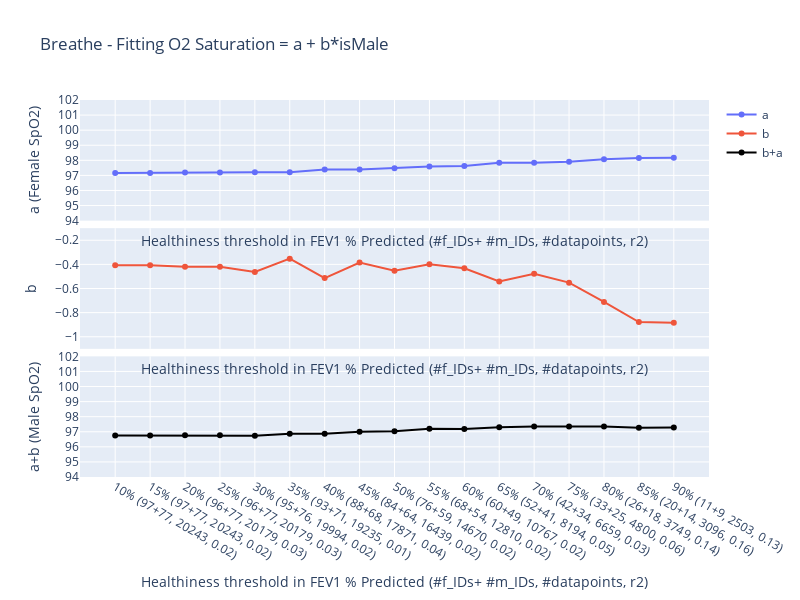

The notebook cell saved with this chart:
### Code cell
# Fit O2 Saturation = a + b*isMale
from sklearn import linear_model
from sklearn.model_selection import train_test_split
from plotly.subplots import make_subplots

with_height = False


def run_regression(df, with_height):
    if "Male" in df.Sex.unique():
        isMale = pd.get_dummies(df.Sex).Male
    else:
        isMale = np.zeros(len(df))

    if with_height:
        X = np.array([isMale, df["Height"]]).T
    else:
        X = np.array([isMale]).T

    Y = df["O2 Saturation"]

    X_train, X_test, Y_train, Y_test = train_test_split(
        X, Y, train_size=0.80, random_state=40
    )

    regr = (
        linear_model.LinearRegression()
    )  # Do not use fit_intercept = False if you have removed 1 column after dummy encoding
    regr.fit(X_train, Y_train)
    return regr, regr.score(X_test, Y_test)


health_thresholds = range(10, 95, 5)  # avg FEV1 % Predicted
a = []
b = []
if with_height:
    c = []
r2 = []
n_IDs = []
n_m_IDs = []
n_f_IDs = []
n_datapoints = []
valid_health_thresholds = []

for health_threshold in health_thresholds:
    df_healthiest = df[df["FEV1 % Predicted_avg"] >= health_threshold]

    if len(df_healthiest) == 0:
        continue

    n_IDs.append(len(df_healthiest.ID.unique()))
    n_m_IDs.append(len(df_healthiest[df_healthiest.Sex == "Male"].ID.unique()))
    n_f_IDs.append(len(df_healthiest[df_healthiest.Sex == "Female"].ID.unique()))
    n_datapoints.append(len(df_healthiest))
    valid_health_thresholds.append(health_threshold)

    regr, r2_score = run_regression(df_healthiest, with_height)
    a.append(regr.intercept_)
    b.append(regr.coef_[0])
    if with_height:
        c.append(regr.coef_[1])
    r2.append(r2_score)

# Build X_chart by zipping valid_health_thresholds, n_datapoints, n_IDs as strings
# X_chart = [
#     f"{t}% ({id}, {p}, {r2_val:.2f})"
#     for t, p, id, r2_val in zip(valid_health_thresholds, n_datapoints, n_IDs, r2)
# ]
X_chart = [
    f"{t}% ({f_id}+{m_id}, {p}, {r2_val:.2f})"
    for t, p, f_id, m_id, r2_val in zip(
        valid_health_thresholds, n_datapoints, n_f_IDs, n_m_IDs, r2
    )
]

title = "Breathe - Fitting O2 Saturation = a + b*isMale"
nrows = 3
fig_height = 600
if with_height:
    nrows = 3
    title = "Breathe - Fitting O2 Saturation = a + b*isMale + c*Height"
    fig_height = 600

fig = make_subplots(
    rows=nrows,
    cols=1,
    shared_xaxes=True,
    vertical_spacing=0.02,
)
# On the first subplot, add a, on the second b, on the third c
fig.add_trace(go.Scatter(x=X_chart, y=a, name="a"), row=1, col=1)
fig.add_trace(go.Scatter(x=X_chart, y=b, name="b"), row=2, col=1)
if with_height:
    fig.add_trace(go.Scatter(x=X_chart, y=c, name="c"), row=3, col=1)
else:  # Plot b+a
    fig.add_trace(
        go.Scatter(x=X_chart, y=np.array(b) + np.array(a), name="b+a"), row=3, col=1
    )
    # Update colour for b+a
    fig.update_traces(row=3, col=1, marker_color="black")

# Update y axis names for each subplot
fig.update_yaxes(title="a (Female SpO2)", nticks=10, row=1, col=1, range=[94, 102])
fig.update_yaxes(title="b", nticks=10, row=2, col=1, range=[-1.1, -0.1])
if with_height:
    fig.update_yaxes(title="c", nticks=10, row=3, col=1)
else:  # Plot b+a
    fig.update_yaxes(title="a+b (Male SpO2)", nticks=10, row=3, col=1, range=[94, 102])

fig.update_layout(title=title)
fig.update_xaxes(
    title_text="Healthiness threshold in FEV1 % Predicted (#f_IDs+ #m_IDs, #datapoints, r2)"
)
fig.update_layout(height=fig_height, width=800)
fig.show()
fig.write_image(f"{plotsdir}/Factors - {title}.pdf")

# Literature would be a = 98.3, b = -1.4
# The healthier the the higher the base value of O2 saturation, and the bigger the difference between males and females.

### Figure 1 — Plotly figure (JSON) as saved in the notebook; plotly's stock layout.template omitted (floating-point values rounded to 4 significant figures)
{"data": [{"name": "a", "type": "scatter", "x": ["10% (97+77, 20243, 0.02)", "15% (97+77, 20243, 0.02)", "20% (96+77, 20179, 0.03)", "25% (96+77, 20179, 0.03)", "30% (95+76, 19994, 0.02)", "35% (93+71, 19235, 0.01)", "40% (88+68, 17871, 0.04)", "45% (84+64, 16439, 0.02)", "50% (76+59, 14670, 0.02)", "55% (68+54, 12810, 0.02)", "60% (60+49, 10767, 0.02)", "65% (52+41, 8194, 0.05)", "70% (42+34, 6659, 0.03)", "75% (33+25, 4800, 0.06)", "80% (26+18, 3749, 0.14)", "85% (20+14, 3096, 0.16)", "90% (11+9, 2503, 0.13)"], "xaxis": "x", "y": [97.16, 97.16, 97.19, 97.19, 97.2, 97.21, 97.38, 97.39, 97.48, 97.59, 97.62, 97.83, 97.83, 97.9, 98.07, 98.15, 98.17], "yaxis": "y"}, {"name": "b", "type": "scatter", "x": ["10% (97+77, 20243, 0.02)", "15% (97+77, 20243, 0.02)", "20% (96+77, 20179, 0.03)", "25% (96+77, 20179, 0.03)", "30% (95+76, 19994, 0.02)", "35% (93+71, 19235, 0.01)", "40% (88+68, 17871, 0.04)", "45% (84+64, 16439, 0.02)", "50% (76+59, 14670, 0.02)", "55% (68+54, 12810, 0.02)", "60% (60+49, 10767, 0.02)", "65% (52+41, 8194, 0.05)", "70% (42+34, 6659, 0.03)", "75% (33+25, 4800, 0.06)", "80% (26+18, 3749, 0.14)", "85% (20+14, 3096, 0.16)", "90% (11+9, 2503, 0.13)"], "xaxis": "x2", "y": [-0.4071, -0.4071, -0.4195, -0.4195, -0.4624, -0.3524, -0.5139, -0.3851, -0.4531, -0.3991, -0.433, -0.5424, -0.4781, -0.5514, -0.7111, -0.8783, -0.8842], "yaxis": "y2"}, {"marker": {"color": "black"}, "name": "b+a", "type": "scatter", "x": ["10% (97+77, 20243, 0.02)", "15% (97+77, 20243, 0.02)", "20% (96+77, 20179, 0.03)", "25% (96+77, 20179, 0.03)", "30% (95+76, 19994, 0.02)", "35% (93+71, 19235, 0.01)", "40% (88+68, 17871, 0.04)", "45% (84+64, 16439, 0.02)", "50% (76+59, 14670, 0.02)", "55% (68+54, 12810, 0.02)", "60% (60+49, 10767, 0.02)", "65% (52+41, 8194, 0.05)", "70% (42+34, 6659, 0.03)", "75% (33+25, 4800, 0.06)", "80% (26+18, 3749, 0.14)", "85% (20+14, 3096, 0.16)", "90% (11+9, 2503, 0.13)"], "xaxis": "x3", "y": [96.75, 96.75, 96.77, 96.77, 96.74, 96.86, 96.87, 97.0, 97.03, 97.19, 97.18, 97.29, 97.35, 97.35, 97.35, 97.27, 97.29], "yaxis": "y3"}], "layout": {"height": 600, "title": {"text": "Breathe - Fitting O2 Saturation = a + b*isMale"}, "width": 800, "xaxis": {"anchor": "y", "domain": [0, 1], "matches": "x3", "showticklabels": false, "title": {"text": "Healthiness threshold in FEV1 % Predicted (#f_IDs+ #m_IDs, #datapoints, r2)"}}, "xaxis2": {"anchor": "y2", "domain": [0, 1], "matches": "x3", "showticklabels": false, "title": {"text": "Healthiness threshold in FEV1 % Predicted (#f_IDs+ #m_IDs, #datapoints, r2)"}}, "xaxis3": {"anchor": "y3", "domain": [0, 1], "title": {"text": "Healthiness threshold in FEV1 % Predicted (#f_IDs+ #m_IDs, #datapoints, r2)"}}, "yaxis": {"anchor": "x", "domain": [0.68, 1], "nticks": 10, "range": [94, 102], "title": {"text": "a (Female SpO2)"}}, "yaxis2": {"anchor": "x2", "domain": [0.34, 0.66], "nticks": 10, "range": [-1.1, -0.1], "title": {"text": "b"}}, "yaxis3": {"anchor": "x3", "domain": [0, 0.32], "nticks": 10, "range": [94, 102], "title": {"text": "a+b (Male SpO2)"}}}}
